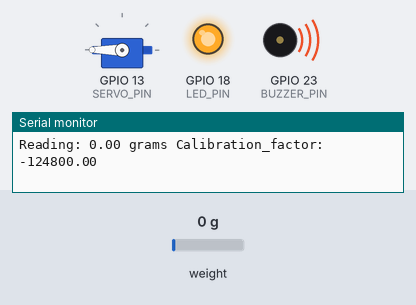
A sketch run on a simulated ESP32. Shown: servo, output pins drawn as LEDs (lit = HIGH), buzzer (waves = sounding, pin HIGH), the last lines printed to the serial monitor. Inputs (shaded band) come from the test bench; at power-on: weight on the scale 0 g. WiFi joins after 1.5 s; servers stay silent unless stated.

Above: at 6.1 s.
6.2 s: weight on the scale set to 311 g
9.2 s: weight on the scale set to 363 g
At 9.6 s:
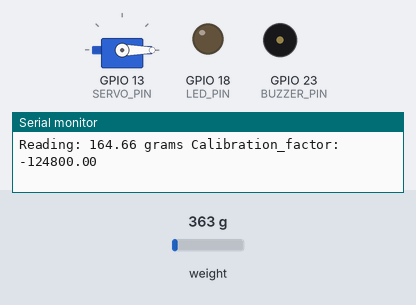
10.7 s: weight on the scale set to 100 g
At 11.4 s:
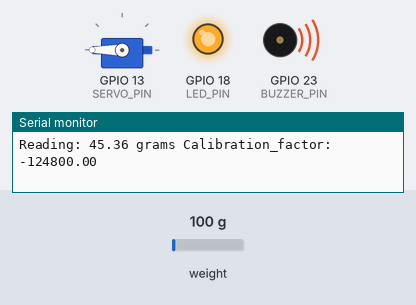
12.2 s: weight on the scale set to 1250 g
At 13.6 s:
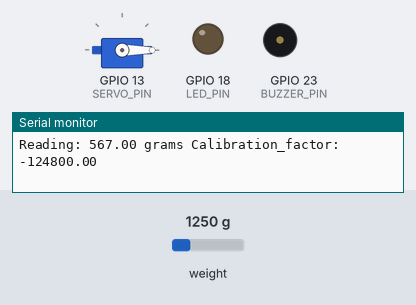
Timing chart, 0 to 14.7 s (numbered marks = the images above; inputs shaded):
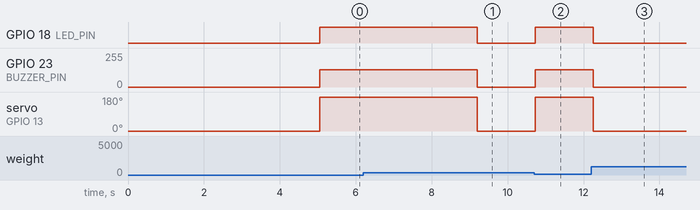

The sketch:

Food_Dispenser.ino
```cpp
#define BLYNK_TEMPLATE_ID "TMPL4m_Cq21Yw"
#define BLYNK_TEMPLATE_NAME "Food Dispenser"
#define BLYNK_AUTH_TOKEN "Hnj6uO9huswASQZDjEXZO_jSycmhX71a"
#define BLYNK_PRINT Serial

#include <WiFi.h>
#include <WiFiClient.h>
#include <BlynkSimpleEsp32.h>
#include "HX711.h"
#include <ESP32Servo.h>

char ssid[] = "MartinRouterKing";
char pass[] = "girlboss2002";

BlynkTimer timer;

#define LOADCELL_DT_PIN  19
#define LOADCELL_SCK_PIN  4
#define SERVO_PIN 13
#define LED_PIN 18
#define BUZZER_PIN 23

HX711 scale;
float calibration_factor = -124800;

Servo myServo;
bool servoOpened = false;

unsigned long startTime = 0;
float weight = 0.00;
float oldWeight = 0.00;

BLYNK_WRITE(V1)
{
  int value = param.asInt();
  if (value == 1) {
    if (!servoOpened) {
      // Se deschide containerul pentru a cadea mancare
      // Se va aprinde led-ul de pe placa, dar si din aplicatie
      myServo.write(180);
      Blynk.virtualWrite(V2, 1);
      digitalWrite(LED_PIN, HIGH);
      // Se va aprinde buzzer-ul
      analogWrite(BUZZER_PIN, 128);
      startTime = millis();
      servoOpened = true;
    }
  }
}

BLYNK_CONNECTED()
{
  Serial.println("Connected");
}

void myTimerEvent() {
  Blynk.virtualWrite(V0, weight);
}

void setup()
{
  Serial.begin(9600);

  Blynk.begin(BLYNK_AUTH_TOKEN, ssid, pass);

  Serial.println("HX711 calibration sketch");
  Serial.println("Remove all weight from scale");
  Serial.println("After readings begin, place known weight on scale");
  Serial.println("Press + or a to increase calibration factor");
  Serial.println("Press - or z to decrease calibration factor");

  scale.begin(LOADCELL_DT_PIN, LOADCELL_SCK_PIN);
  // Seteaza valoarea SCALE folosita pentru a converti datele brute in date usor de citit (in unitati de masura)
  scale.set_scale();
  // Ajusteaza punctul intern de zero al scalei astfel incat sa afiseze zero atunci cand nu exista nicio greutate pe celula de incarcare
  scale.tare();

  long zero_factor = scale.read_average();
  Serial.print("Zero factor: ");
  Serial.println(zero_factor);
  // Aceasta functie citeste mai multe probe de la celula de incarcare si returneaza valoarea medie
  // Utilizata in timpul configurarii pentru a asigura citiri stabile
  scale.read_average();

  pinMode(SERVO_PIN, OUTPUT);
  myServo.attach(SERVO_PIN, 1000, 2000);
  myServo.write(0);

  pinMode(LED_PIN, OUTPUT);
  pinMode(BUZZER_PIN, OUTPUT);
}

void loop()
{
  Blynk.run();
  foodDispenser();
}

void foodDispenser()
{
  scale.set_scale(calibration_factor); // Ajustarea la factorul de calibrare
  Serial.print("Reading: ");
  weight = scale.get_units() * 453.60; // Citirea greutatii in grame

  if (weight < 0) {
    weight = 0.00;
  }

  Serial.print(weight, 2);
  Serial.print(" grams");
  Serial.print(" Calibration_factor: ");
  Serial.print(calibration_factor);
  Serial.println();

  timer.setInterval(2000L, myTimerEvent);
  timer.run();

  // Daca containerul este deschis si s-au scurs 5 secunde de cand se adauga mancare, se inchide totul
  if (servoOpened && millis() - startTime > 5000 && weight > 150) {
    myServo.write(0);
    servoOpened = false;
    Blynk.virtualWrite(V2, 0);
    digitalWrite(LED_PIN, LOW);
    analogWrite(BUZZER_PIN, 0);
    Blynk.virtualWrite(V1, 0);
  }

  // Daca containerul este inchis si greutatea hranei este mai mica de 150 grame, se adauga cantitatea constanta de 100 grame
  if (weight < 150) {
    myServo.write(180);
    Blynk.virtualWrite(V2, 1);
    digitalWrite(LED_PIN, HIGH);
    analogWrite(BUZZER_PIN, 128);
    oldWeight = weight;
    servoOpened = true;
    if (weight - oldWeight >= 100) {
      myServo.write(0);
      Blynk.virtualWrite(V2, 0);
      digitalWrite(LED_PIN, LOW);
      analogWrite(BUZZER_PIN, 0);
    }
  }
}
```

Measured:
- the behaviour switches between 330 and 331 g on weight on the scale (found by bisection; images 0 and 1)
- after the input at 9.2 s, GPIO 18 (LED_PIN): HIGH → LOW at once; GPIO 23 (BUZZER_PIN): 128/255 → 0/255 at once; servo on GPIO 13 (SERVO_PIN): 180° → 0° at once
- after the input at 10.7 s, GPIO 18 (LED_PIN): LOW → HIGH at once; GPIO 23 (BUZZER_PIN): 0/255 → 128/255 at once; servo on GPIO 13 (SERVO_PIN): 0° → 180° at once
- after the input at 12.2 s, GPIO 18 (LED_PIN): HIGH → LOW after 0.05 s; GPIO 23 (BUZZER_PIN): 128/255 → 0/255 after 0.05 s; servo on GPIO 13 (SERVO_PIN): 180° → 0° after 0.05 s
